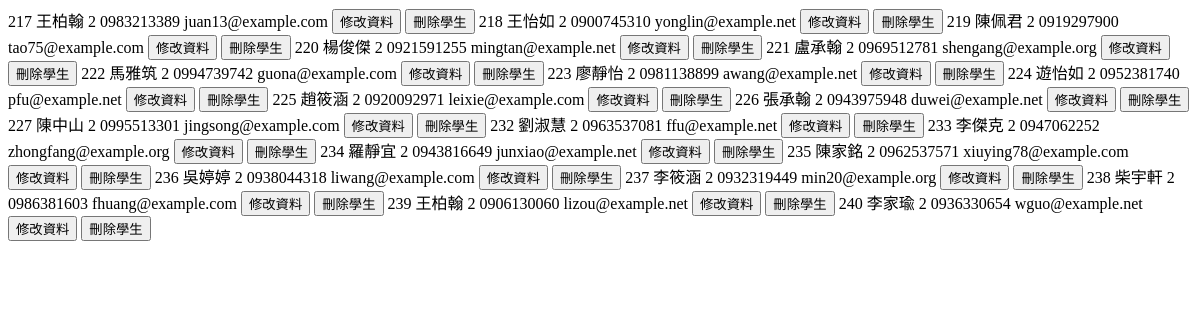
/app/studentsMore/, run on an earlier commit of the app's database.
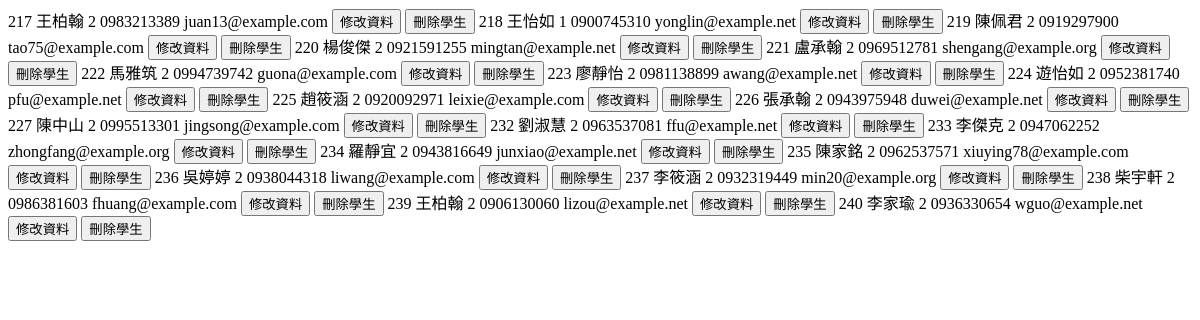
And on a later commit of the database.
### app/models.py (models this page shows, shortened)
class Student(models.Model):
    name = models.CharField(verbose_name="名字",max_length=30,blank=False,null=False)
    phoneNumber = models.CharField(verbose_name="手機",max_length=15, blank=False,validators=[phoneNumberRule], unique=True)
    email =models.CharField(max_length=50,blank=False,validators=[emailRule])
    gender = models.IntegerField(choices=((0, "男"), (1, "女"),(2,"未知")), default=2, verbose_name="性別")
    class Meta:
        ordering = ['id'] #['-id']
        verbose_name = "學生"
        verbose_name_plural = verbose_name

### app/views.py (the view)
# urls.py: path("studentsMore/", views.ListStudentView1.as_view(), name="listStudentsMore"),
class ListStudentView1(ListView):
    paginate_by = PAGINATE_NUM
    model = Student
    template_name = 'app/StudentTable.html'
    context_object_name = "students"

### app/templates/app/StudentTable.html
{% for student in students %}
    <tr class="studentData">
        <td scope="col">{{ student.id }}</td>
        <td scope="col">{{ student.name }}</td>
        <td scope="col">{{ student.gender }}</td>
        <td scope="col">{{ student.phoneNumber }}</td>
        <td scope="col">{{ student.email }}</td>
        <td scope="col"><a href="{% url 'app:updateStudents' pk=student.pk %}"><button class="btn btn-outline-secondary btn-sm update-student-btn">
            修改資料</button></a></td>
        <td scope="col"><a href="{% url 'app:deleteStudents' pk=student.pk %}"><button
            class="btn btn-outline-secondary btn-sm delete-grade-btn">
            刪除學生
        </button></a></td>
    </tr>
{% endfor %}

What changed in the data, as far as the page shows it:
changed Student "王怡如": gender "2" → "1"
